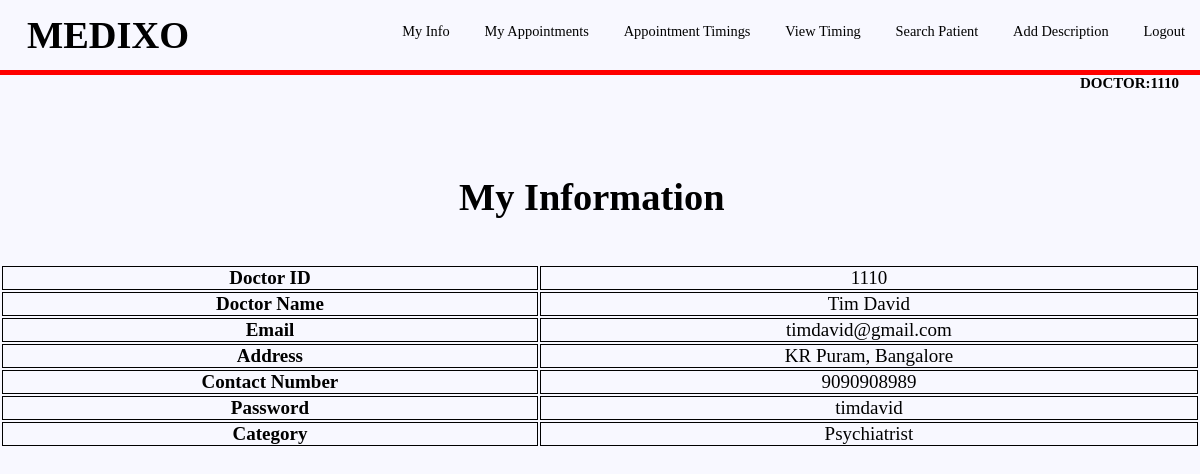
The page /presentaionlayer/doctor/index2.php (signed in) on the database its author committed.
### tables this page shows
CREATE TABLE `doctor` (
  `DoctorID` int(11) NOT NULL,
  `Doctorname` varchar(255) NOT NULL,
  `email` varchar(50) NOT NULL,
  `Address` varchar(255) NOT NULL,
  `ContactNumber` varchar(255) NOT NULL,
  `password` varchar(255) NOT NULL,
  `categorey` varchar(255) NOT NULL
);

### presentaionlayer/doctor/index2.php (the view, shortened to what this page needs)
<!DOCTYPE html>
<html>
<head>
	<link rel="stylesheet"  href="style333p.css">
</head>
<header>
	<h1>MEDIXO</h1>
		<nav>
		<ul >
			<li><a href="index2.php">My Info</a></li>
			<li><a href="doctorapp.php">My Appointments</a></li>
			<li><a href="adetails.php">Appointment Timings</a></li>
			<li><a href="doctortime.php">View Timing</a></li>
			<li><a href=" searchpatient.php">Search Patient</a></li>
			<li><a href="add.php">Add Description</a></li>
			<li><a href="../../applicationlayer/Doctorpatient.php">Logout</a></li>
		</ul>
	</nav>
</header>
<body >
	<h2 style="font-size: 15px;font-style: 'Times New Roman';margin-left: 90%">DOCTOR:<?php $doctorid=$_SESSION['DoctorID'];
	echo "$doctorid"; ?></h2>
	<h1 style="margin-left:38% ;margin-top:80px"   class="asd">My Information</h1>
<br>
		<?php
		$doctorid=$_SESSION['DoctorID'];
		$connection=mysqli_connect("localhost","root","","registration");
		$sql3=mysqli_query($connection,"SELECT  * FROM  doctor WHERE DoctorID=('$doctorid') ") ;
		if(mysqli_num_rows($sql3)==0){
			echo "no rows returned";
		}
		else
		{
			while ($row3=mysqli_fetch_row($sql3)) {?>
				<table class="table5">
					<tr class="trr">
		<th class="thh">Doctor ID</th>
		<td class="thh"><?php echo "$row3[0]"; ?></td>
	</tr>
	<tr class="trr">
		<th class="thh">Doctor Name</th>
		<td class="thh"><?php echo "$row3[1]"; ?></td>
	</tr>
	<tr class="trr">
		<th class="thh">Email</th>
		<td class="thh"><?php echo "$row3[2]"; ?></td>
	</tr>
	<tr class="trr">
		<th class="thh">Address</th>
		<td class="thh"><?php echo "$row3[3]"; ?></td>
	</tr>
	<tr class="trr">
		<th class="thh">Contact Number</th>
		<td class="thh"><?php echo "$row3[4]"; ?></td>
	</tr>
	<tr class="trr">
		<th class="thh">Password</th>
		<td class="thh"><?php echo "$row3[5]"; ?></td>
	</tr>
	<tr class="trr">
		<th class="thh">Category</th>
		<td class="thh"><?php echo "$row3[6]"; ?></td>
</table>
				<?php
			}
		}
		?>
</body>
</html>

### presentaionlayer/doctor/style333p.css (style rules this page uses)
body,html { margin: 0; padding: 0; }
header { width: 100%; height: 70px; background-color: #F8F8FF; border: 5px solid red; border-top:none; border-right: none; border-left: none; border-radius: 0px 0px 0px 0px ; }
h1 { position: absolute; padding: 3px; float: left; margin-left: 2%; margin-top: 10px; font-family: 'Georgia',cursive; color: black; }
ul { width: auto; float: right; margin-top: 8px; }
li { display: inline-block; padding: 15px 15px; }
a { text-align: center; color: black; text-decoration: none; font-family: 'Rockwell',cursive; font-size: 1.2vw; }
.asd { font-style: 'Times New Roman'; }
* { margin: 0px; padding: 0px; }
body { font-size: 120%; background: #F8F8FF; }
th { background-color: #F8F8FF; color: black; width: auto; border: 1px solid black; font-family: 'Times New Roman'; border-top: none; border-right: none; border-left: none; font-size: 19px; border-radius: 0px 0px 0px 0px ; }
.thh { background-color: #F8F8FF; color: black; width: auto; border: 1px solid black; font-family: 'Times New Roman'; font-size: 19px; border-radius: 0px 0px 0px 0px ; }
tr:nth-child(even) { background-color: #F8F8FF; width: auto; }
.trr:nth-child(even) { background-color: #F8F8FF; width: auto; border: 1px solid black; }
.table5 { width: 100%; color: #282828; font-family: 'Times New Roman'; font-size: 20px; text-align: center; margin-top:150px; padding: 0; }

### rows shown on the page
doctor: DoctorID "1110", Doctorname "Tim David", email "timdavid@gmail.com", Address "KR Puram, Bangalore", ContactNumber "9090908989", password "timdavid", categorey "Psychiatrist"

### other values the page prints
$doctorid "1110"
